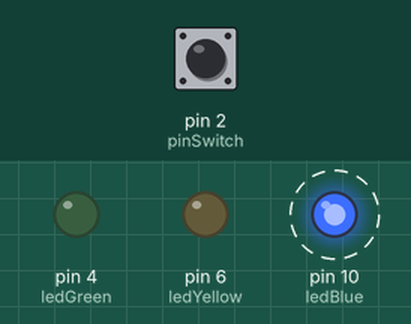
Simulated run of this sketch. Board: Arduino Uno, built with avr-gcc and run on an emulated ATmega328P. Parts: output pins drawn as LEDs (lit = HIGH). Dashed ring = blinking. The inputs (shaded band) are chosen by the test bench; at power-on: pin 2 (pinSwitch) HIGH.

Above: at 2.0 s.
2.1 s: pin 2 (pinSwitch) pulled LOW for 0.75 s
At 2.85 s:
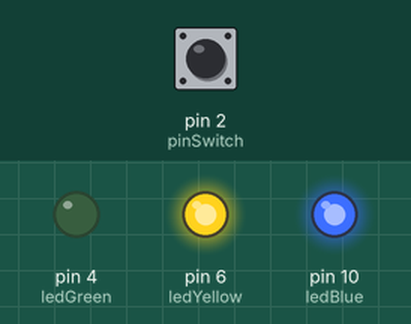
5.3 s: pin 2 (pinSwitch) pulled LOW for 1 s
At 6.45 s:
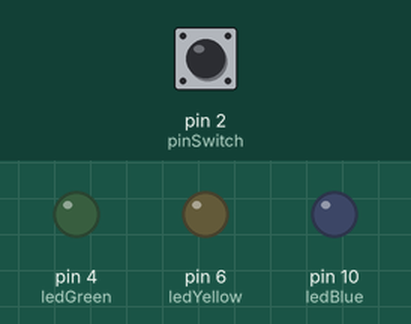
8.7 s: pin 2 (pinSwitch) pulled LOW for 3.2 s
At 10.0 s:
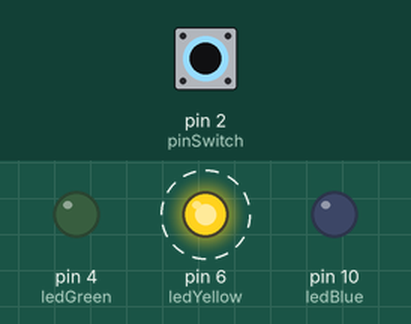
Timing chart, 0 to 19.4 s (numbered marks = the images above; inputs shaded):
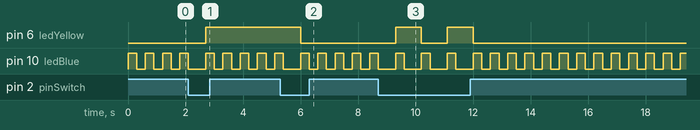

Measured:
- after the input at 2.1 s, pin 6 (ledYellow): LOW → HIGH after 0.60 s
- after the input at 5.3 s, pin 6 (ledYellow): HIGH → LOW after 0.70 s
- after the input at 8.7 s, pin 6 (ledYellow): alternates HIGH for 0.90 s and LOW for 0.90 s, 4 changes in all, then stays LOW, starting after 0.60 s

The sketch:

Switchr.ino
```cpp
int ledBlue= 10;
int ledYellow=6;
int ledGreen= 4;
int pinSwitch= 2;
int stato_led;

  void setup() {

    Serial.begin(9600);
    pinMode(ledBlue, OUTPUT);
    pinMode(ledYellow, OUTPUT);
    pinMode(ledGreen, OUTPUT);
    pinMode(pinSwitch, INPUT_PULLUP);
    stato_led= LOW;
  }

  void loop() {

    //Quando tocco il pulsante salvo la variabile controllando se accendo(vero) o spengo(falso) il pulsante
    if(!digitalRead(pinSwitch)){
      stato_led= !stato_led;
      delay(300);
    }
    digitalWrite(ledYellow, stato_led);


    digitalWrite(ledBlue, HIGH);
    delay(300);
    digitalWrite(ledBlue, LOW);
    delay(300);


  }
```
